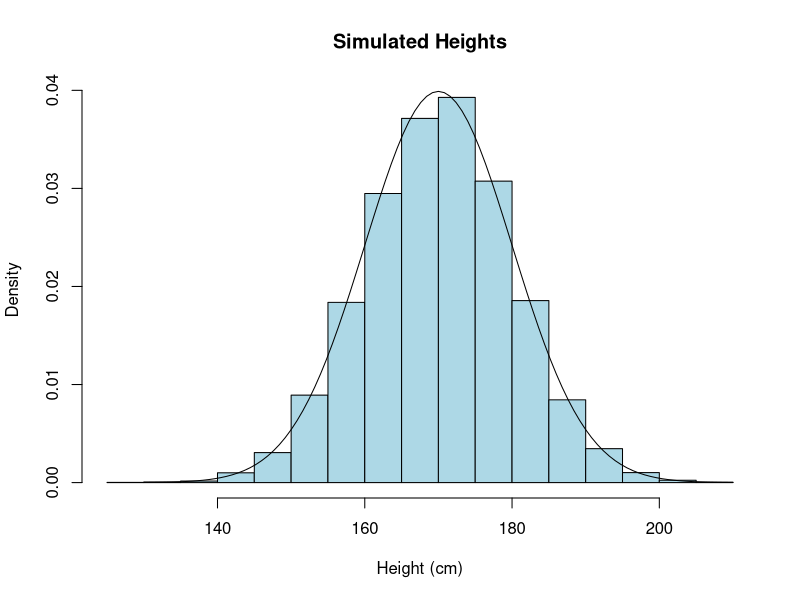
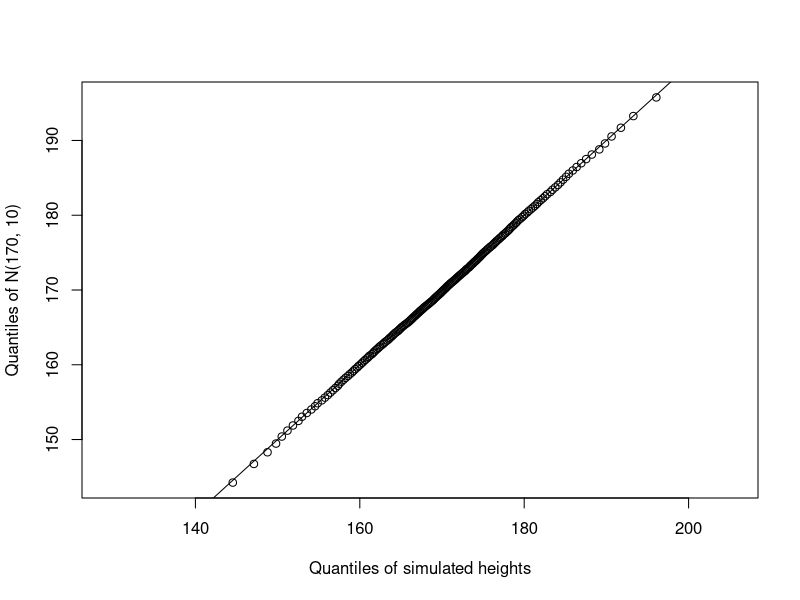

Write R code to recreate these figures, in order.
## ---- chunk 1
sample(1:6, 1)
sample(1:6, 1)
sample(1:6, 1)
sample(1:6, 1)
## ---- chunk 2
set.seed(1)
sample(1:6, 1)
sample(1:6, 1)
set.seed(1)
sample(1:6, 1)
sample(1:6, 1)
## ---- chunk 3
n = 10^5
a = sample(1:6, n, replace=TRUE)
table(a) / 10^5
## ---- chunk 4
set.seed(2)
N = 1000
p = 0.3
G = rbinom(N, 2, p)
table(G) 
## ---- chunk 5
pbinom(1, 2, p) # Pr[X <= 1]
dbinom(0, 2, p) + dbinom(1, 2, p) # Pr[X = 0] + Pr[X = 1]
(495 + 411) / N # observed in the simulation data
## ---- chunk 6
set.seed(2)
N = 10000
mu = 170
sigma = 10
X = rnorm(N, mu, sigma)
hist(X, breaks=20, col="lightblue", main="Simulated Heights",
     xlab="Height (cm)", freq=F)
plot(function(x) dnorm(x, mu, sigma), 130, 210, add=TRUE)
## ---- chunk 7
mean(X)
sd(X)
## ---- chunk 8
pnorm(180, mu, sigma)
## ---- chunk 9
integrate(function(x) dnorm(x, 170, 10), lower=-Inf, upper=180)
## ---- chunk 10
mean(X <= 180)
## ---- chunk 11
1 - pnorm(180, mu, sigma)
pnorm(180, mu, sigma, lower.tail=FALSE)
## ---- chunk 12
qnorm(0.99, mu, sigma)
pnorm(193.2635, mu, sigma)
## ---- chunk 13
a = seq(0, 1, by=0.005)
x = a
y = a
for (i in 1:length(a)) {
    x[i] = quantile(X, a[i])
    y[i] = qnorm(a[i], mu, sigma)
}
plot(x, y, xlab="Quantiles of simulated heights", ylab="Quantiles of N(170, 10)")
abline(0,1)
